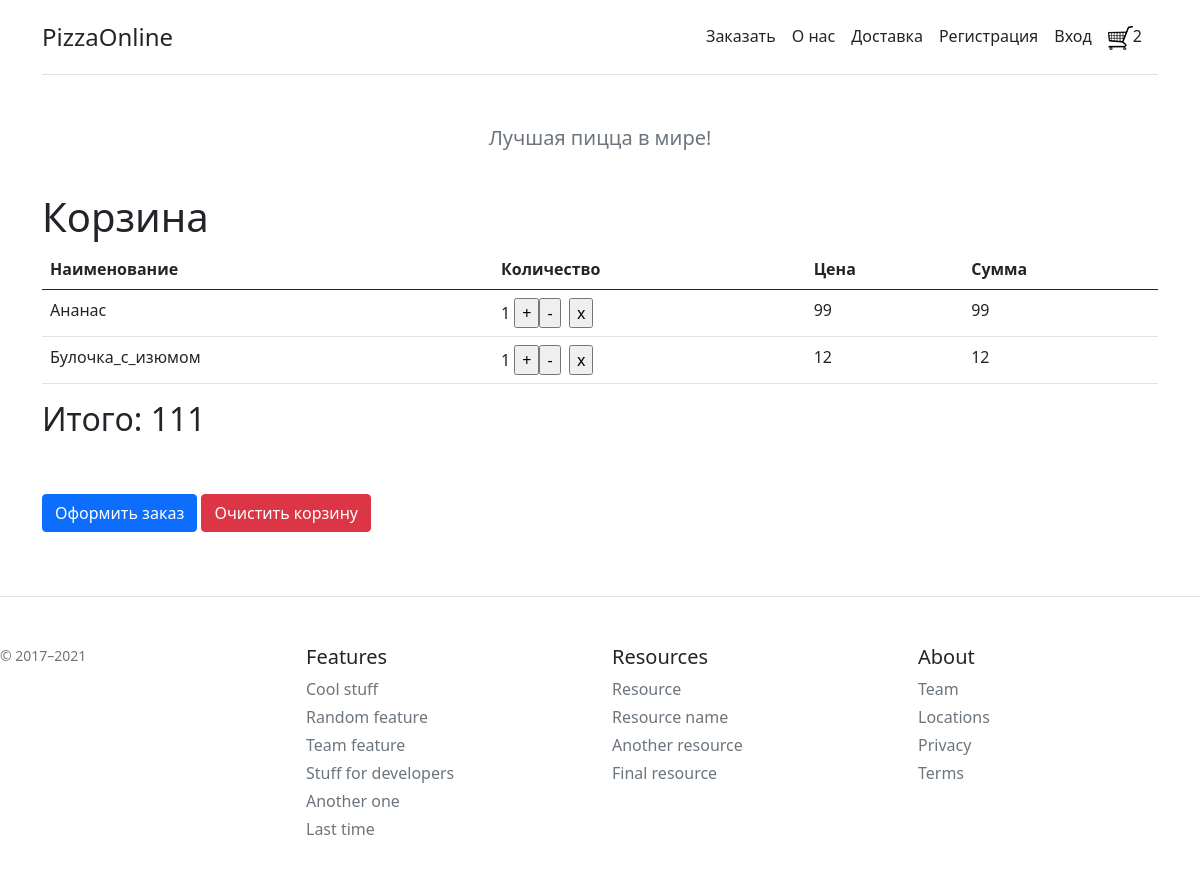
The page /basket on the database as committed earlier.
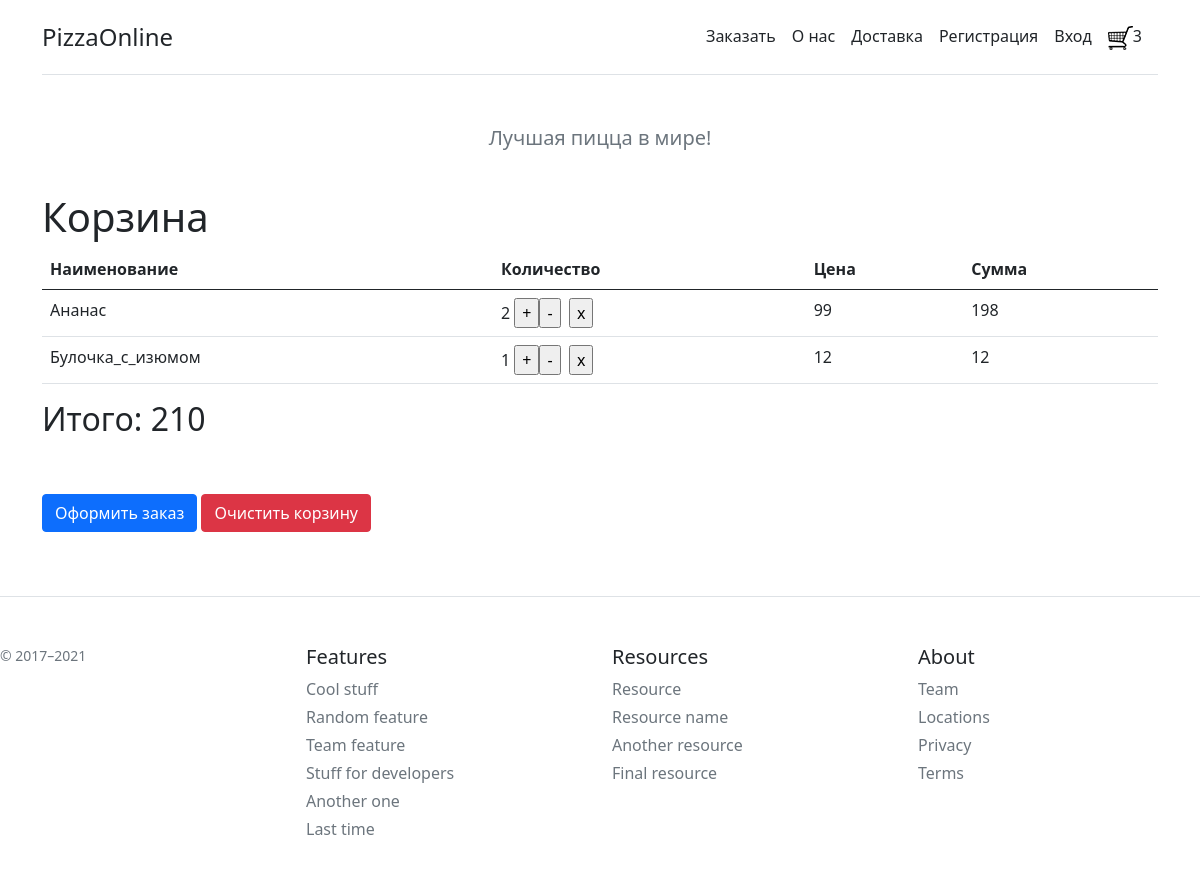
The same page on the database as committed later.
### app.py (models this page shows, shortened)
class Basket(db.Model):
    id = db.Column(db.Integer, primary_key=True)
    item_id = db.Column(db.Integer)
    item_quantity = db.Column(db.Integer)
    item_price = db.Column(db.Integer)

class Item(db.Model):
    id = db.Column(db.Integer, primary_key=True)
    title = db.Column(db.Text, nullable=False)
    image = db.Column(db.Text, default="jpg.jpg")
    price = db.Column(db.Integer, nullable=False)
    about = db.Column(db.Text)
    recept_id = db.Column(db.Integer, default=0)
    isActive = db.Column(db.Boolean, default=True)
    def __repr__(self):
        return self.title

### app.py (the view)
@app.route('/basket', methods=['POST', 'GET'])
def basket():
    global basket
    global basket_count
    if request.method == "POST":
        basket = Basket.query.all()
        l = len(basket)+3
        for i in range(1, len(basket)+3):
            s = 'btn'+str(i)
            d = 'del'+str(i)
            r = request.form.get(s)
            if r == '+':
                basket = Basket.query.get(i)
                basket.item_quantity += 1
            elif r == '-':
                basket = Basket.query.get(i)
                if basket.item_quantity > 1:
                    basket.item_quantity -= 1
            else:
                r = request.form.get(d)
                if r == 'x':
                    basket = Basket.query.get(i)
                    db.session.delete(basket)
        try:
            db.session.commit()
        except:
            return "Произошла ошибка инкримента товара"
        if  request.form.get("btn") == "Очистить корзину":
            basket_erase()
        elif request.form.get("btn") == "Оформить заказ":
            return redirect('/delivery')
        return redirect('/basket')
    else:
        basket = Basket.query.order_by(Basket.id).all()
        items = Item.query.all()
        summ = 0
        basket_count = 0
        for elem in basket:
            item = Item.query.get(elem.item_id)
            summ = summ + item.price * elem.item_quantity
            basket_count = basket_count +  elem.item_quantity
        return render_template('basket.html', bsk=basket, item=items, summ=summ)

### app.py (called while the page is built)
@app.context_processor
def inject_user():
    return dict(basket_count=basket_count)

### templates/basket.html (shortened to what this page needs)
{% extends 'base.html' %}
{% block body %}
    <h1>Корзина</h1>
    <table class="table">
        <thead>
        <th>Наименование</th> <th>Количество</th> <th>Цена</th> <th>Сумма</th>
        </thead>
    <form action="/basket" method="post">
        <tbody>
            {% for el in bsk%}
                <tr><td>{{ item[el.item_id-1] }} </td><td>{{ el.item_quantity }} <input type="submit"  name="btn{{el.id}}" value="+"><input type="submit"  name="btn{{el.id}}" value="-">&nbsp;&nbsp;<input type="submit"  name="del{{el.id}}" value="x"></td><td>{{ item[el.item_id-1].price }} </td><td>{{ item[el.item_id-1].price *  el.item_quantity}} </td></tr>
            {% endfor %}
        </tbody>
    </table>
    <h2>Итого: {{ summ }}</h2>
    <br><br>
    <input type="submit" class="btn btn-primary" name="btn" value="Оформить заказ">
    <input type="submit" class="btn btn-danger" name="btn" value="Очистить корзину">
    </div>
{% endblock %}

### templates/base.html (shortened to what this page needs)
<!DOCTYPE html>
<html lang="ru">
    <head>
                <link rel="stylesheet" href="{{ url_for('static', filename='css/main.css') }}">
        <link rel="stylesheet" href="{{ url_for('static', filename='css/main.css') }}">
        <link rel="stylesheet" href="https://cdn.jsdelivr.net/npm/bootstrap@5.0.0-beta1/dist/css/bootstrap.min.css"
>
    </head>
    <body>
        <div class="container py-3">
            <header class="d-flex flex-column flex-md-row align-items-center pb-3 mb-4 border-bottom">
                <a href="/" class="d-flex align-items-center text-dark text-decoration-none">
                      <span class="fs-4">PizzaOnline</span>
                </a>
                <nav class="d-inline-flex mt-2 mt-md-0 ms-md-auto">
                      <a class="me-3 py-2 text-dark text-decoration-none" href="/">Заказать</a>
                      <a class="me-3 py-2 text-dark text-decoration-none" href="/about">О нас</a>
                      <a class="me-3 py-2 text-dark text-decoration-none" href="/delivery">Доставка</a>
                      <a class="me-3 py-2 text-dark text-decoration-none" href="/register">Регистрация</a>
                      <a class="me-3 py-2 text-dark text-decoration-none" href="/login">Вход</a>
                      <a class="me-3 py-2 text-dark text-decoration-none" href="/basket"><img src="static/img/cart25.png" align='bottom> <font size='5'>{{basket_count}}</font></a>
                </nav>
            </header>
            <div class="pricing-header p-3 pb-md-4 mx-auto text-center">
                  <p class="fs-5 text-muted">Лучшая пицца в мире!</p>
            </div>
            <main>
                  {% block body %}{% endblock%}
            <footer class="pt-4 my-md-5 pt-md-5 border-top">
                  <div class="row">
                      <div class="col-12 col-md">
                          <small class="d-block mb-3 text-muted">© 2017–2021</small>
                      </div>
                      <div class="col-6 col-md">
                          <h5>Features</h5>
                          <ul class="list-unstyled text-small">
                              <li class="mb-1"><a class="link-secondary text-decoration-none" href="#">Cool stuff</a></li>
                              <li class="mb-1"><a class="link-secondary text-decoration-none" href="#">Random feature</a></li>
                              <li class="mb-1"><a class="link-secondary text-decoration-none" href="#">Team feature</a></li>
                              <li class="mb-1"><a class="link-secondary text-decoration-none" href="#">Stuff for developers</a></li>
                              <li class="mb-1"><a class="link-secondary text-decoration-none" href="#">Another one</a></li>
                              <li class="mb-1"><a class="link-secondary text-decoration-none" href="#">Last time</a></li>
                          </ul>
                      </div>
                      <div class="col-6 col-md">
                          <h5>Resources</h5>
                          <ul class="list-unstyled text-small">
                              <li class="mb-1"><a class="link-secondary text-decoration-none" href="#">Resource</a></li>
                              <li class="mb-1"><a class="link-secondary text-decoration-none" href="#">Resource name</a></li>
                              <li class="mb-1"><a class="link-secondary text-decoration-none" href="#">Another resource</a></li>
                              <li class="mb-1"><a class="link-secondary text-decoration-none" href="#">Final resource</a></li>
                          </ul>
                      </div>
                      <div class="col-6 col-md">
                          <h5>About</h5>
                          <ul class="list-unstyled text-small">
                              <li class="mb-1"><a class="link-secondary text-decoration-none" href="#">Team</a></li>
                              <li class="mb-1"><a class="link-secondary text-decoration-none" href="#">Locations</a></li>
                              <li class="mb-1"><a class="link-secondary text-decoration-none" href="#">Privacy</a></li>
                              <li class="mb-1"><a class="link-secondary text-decoration-none" href="#">Terms</a></li>
                          </ul>
                      </div>
                  </div>
            </footer>
    </body>
</html>

### static/css/main.css (style rules this page uses)
body { background: red; }

Rows that differ between the two databases and show on the page:
changed Basket "Ананас": item_quantity "1" → "2"
changed through a linked row, Item (number 1 of 2 on the later page): item[el.item_id-1].price*el.item_quantity "99" → "198"
Other text that changed with them:
{{ basket_count }}: "2" → "3"
{{ summ }}: "111" → "210"
